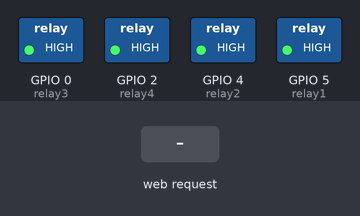
Recording of a sketch running on a simulated ESP8266 (NodeMCU). Parts: switched loads named in the sketch (green lamp = pin HIGH). The test bench sets the inputs (shaded band). WiFi joins after 1.5 s; servers stay silent unless stated; what the sketch prints to the serial monitor is not drawn.

Above: at 2.7 s.
2.8 s: HTTP request GET /5/on received
At 4.0 s:
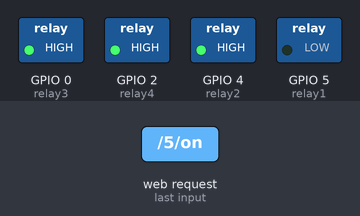
4.3 s: HTTP request GET /4/on received
At 5.3 s:
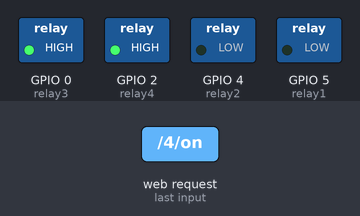
5.8 s: HTTP request GET /5/off received
At 6.4 s:
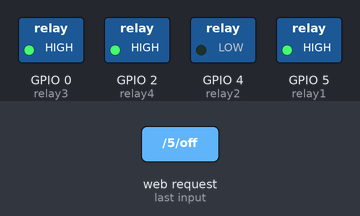
7.3 s: HTTP request GET /0/on received
At 8.5 s:
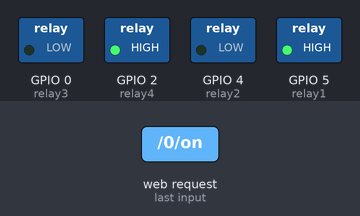
8.8 s: HTTP request GET /4/off received
At 9.9 s:
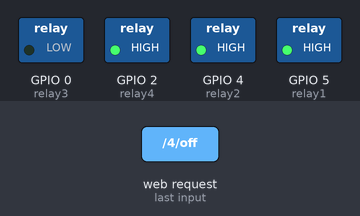
10.3 s: HTTP request GET /2/on received
At 11.0 s:
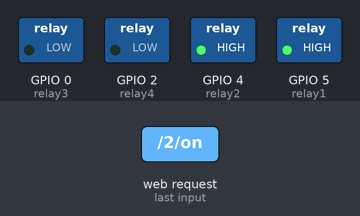
Timing chart, 0 to 12.8 s (numbered marks = the images above; inputs shaded):
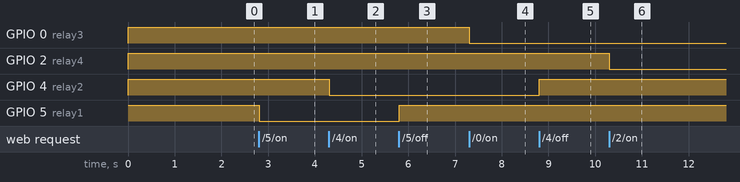

Measured:
- after the input at 2.8 s, GPIO 5 (relay1): HIGH → LOW at once
- after the input at 4.3 s, GPIO 4 (relay2): HIGH → LOW at once
- after the input at 5.8 s, GPIO 5 (relay1): LOW → HIGH at once
- after the input at 7.3 s, GPIO 0 (relay3): HIGH → LOW at once
- after the input at 8.8 s, GPIO 4 (relay2): LOW → HIGH at once
- after the input at 10.3 s, GPIO 2 (relay4): HIGH → LOW at once

The sketch:

WebServer1Backup.ino
```cpp
//Thư viện ESP
#include <ESP8266WiFi.h>


const char* ssid = "AoiRey"; //Tên mạng Wifi đang kết nối
const char* password = "kiochinsu"; //Pass mạng Wifi


// Cổng server là 80
WiFiServer server(80);

//Biến lưu trữ mà HTTP yêu cầu
String header;

//Tạo các biến phụ để lưu trữ trạng thái hiện tại
String relay1State = "off";
String relay2State = "off";
String relay3State = "off";
String relay4State = "off";

// Gán biến đầu ra cho chân tín hiệu GPIO
const int relay1 = 5; // GPIO5 gán cho chân D1 ứng với đèn IN1
const int relay2 = 4; // GPIO4 gán cho chân D2 ứng với đèn IN2
const int relay3 = 0; // GPIO0 gán cho chân D3 ứng với đèn IN3
const int relay4 = 2; // GPIO2 gán cho chân D4 ứng với đèn IN4

void setup() {
  Serial.begin(115200);
  //Khởi động một cổng Serial với baudrate 115200
  //Khởi tạo biến đầu ra
  pinMode(relay1, OUTPUT);
  pinMode(relay2, OUTPUT);
  pinMode(relay3, OUTPUT);
  pinMode(relay4, OUTPUT);
  // Kích trạng thái. Nếu đầu ra là CAO. thì relay sẽ ở trạng thái THẤP
  digitalWrite(relay1, HIGH);
  digitalWrite(relay2, HIGH);
  digitalWrite(relay3, HIGH);
  digitalWrite(relay4, HIGH);

  // Kết nối wifi
  //Lấy tài khoản và pass của wifi đẻ kết nối vào
  WiFi.begin(ssid, password);
  Serial.print("Ket noi den mang: ");
  Serial.println(ssid);

  while (WiFi.status() != WL_CONNECTED) { //Trường hợp trạng thái kết nối sai
    delay(500);//Mỗi 500ms thì in 1 dấu (.)
    Serial.print("."); //Nếu không thể kết nối wifi sẽ in ra dấu (.)
  }
    // Trường hợp kết nối wifi thành công. In ra địa chỉ IP Local và bắt đầu kết nối
  Serial.println("");
  Serial.println("Ket noi thanh cong !");

  server.begin();
  Serial.println ("Bat dau Server");
  Serial.println("Dia chi IP: ");
  Serial.println(WiFi.localIP());
}

void loop() {

  WiFiClient client = server.available();   // Lắng nghe yêu cầu từ phía Client

 //Check xem có Client nào kết nối với Server của mình không ?
  if (client) {                             //Nếu 1 client mới kết nối đến
    Serial.println("Xin Chao Client.");     //Gửi lời chào đến Client
    String currentLine = "";                //Tạo một chuỗi để giữ dữ liệu gửi đến từ máy khách
    while (client.connected()) {            //Tạo vòng lặp while Client được kết nối
      if (client.available()) {             //Khi Client có thể kết nối
        char c = client.read();
        Serial.write(c);                     // in ra số seri của màn hình
        header += c;
        if (c == '\n') {                    // Ngược lại byte là giá trị mới

         // Trường hợp Client muốn kết thúc yêu cầu HTTP
          if (currentLine.length() == 0) {

            client.println("HTTP/1.1 200 OK");  // Tiêu đề HTTP luôn bắt đầu bằng mã phản hồi (vd: HTTP/1.1 200 OK)
            client.println("Kieu noi dung:text/html");
            client.println("Trang thai ket noi: DONG");
            client.println();

            // Bật tắt chân tín hiệu GPIO
            if (header.indexOf("GET /5/on") >= 0)
            {
              Serial.println("Den IN1 BAT");
              relay1State = "on";
              digitalWrite(relay1, LOW);
            }
            else if (header.indexOf("GET /5/off") >= 0)
            {
              Serial.println("Den IN1 TAT");
              relay1State = "off";
              digitalWrite(relay1, HIGH);
            }
            else if (header.indexOf("GET /4/on") >= 0) {
              Serial.println("Den IN2 BAT");
              relay2State = "on";
              digitalWrite(relay2, LOW);
            }
            else if (header.indexOf("GET /4/off") >= 0) {
              Serial.println("Den IN1 TAT");
              relay2State = "off";
              digitalWrite(relay2, HIGH);
            }
            else if (header.indexOf("GET /0/on") >= 0)
            {
              Serial.println("Den IN3 BAT");
              relay3State = "on";
              digitalWrite(relay3, LOW);
            }
            else if (header.indexOf("GET /0/off") >= 0)
            {
              Serial.println("Den IN3 TAT");
              relay3State = "off";
              digitalWrite(relay3, HIGH);
            }
            else if (header.indexOf("GET /2/on") >= 0) {
              Serial.println("Den IN4 BAT");
              relay4State = "on";
              digitalWrite(relay4, LOW);
            }
            else if (header.indexOf("GET /2/off") >= 0) {
              Serial.println("Den IN4 TAT");
              relay4State = "off";
              digitalWrite(relay4, HIGH);
            }

            // Tao cho server 1 trang web
            client.println("<!DOCTYPE html><html>");
            client.println("<head><meta name=\"viewport\" content=\"width=device-width, initial-scale=1\">");
            client.println("<link rel=\"icon\" href=\"data:,\">");
            // Sử dụng CSS để tạo nút ON/OFF
            client.println("<style>html { font-family: Helvetica; display: inline-block; margin: 0px auto; text-align: center;}");
            client.println(".button { background-color: #195B6A; border: none; color: white; padding: 12px 24px;");
            client.println("text-decoration: none; font-size: 20px; margin: 2px; cursor: pointer;}");
            client.println(".button2 {background-color: #77878A;}</style></head>");

            // Tiêu đề trang
            client.println("<body><h1>DIEU KHIEN WEB SERVER</h1>");

            //  Hiển thị trạng thái hiện tại và các nút ON/OFF cho chân tín hiệu GPIO 5
            client.println("<p>Den 1 - Trang thai: " + relay1State + "</p>");
            // Khi relay1State ở trạng thái OFF, trên màn hình sẽ hiển thị ON
            if (relay1State == "off") {
              client.println("<p><a href=\"/5/on\"><button class=\"button\">ON</button></a></p>");
            } else {
              client.println("<p><a href=\"/5/off\"><button class=\"button button2\">OFF</button></a></p>");
            }

            // //  Hiển thị trạng thái hiện tại và các nút ON/OFF cho chân tín hiệu GPIO 4
            client.println("<p>Den 2 - Trang thai: " + relay2State + "</p>");
            // Khi relay2State ở trạng thái OFF, trên màn hình sẽ hiển thị ON
            if (relay2State == "off") {
              client.println("<p><a href=\"/4/on\"><button class=\"button\">ON</button></a></p>");
            } else {
              client.println("<p><a href=\"/4/off\"><button class=\"button button2\">OFF</button></a></p>");
            }

            // //  Hiển thị trạng thái hiện tại và các nút ON/OFF cho chân tín hiệu GPIO 0
            client.println("<p>Den 3 - Trang thai: " + relay3State + "</p>");
            // Khi relay3State ở trạng thái OFF, trên màn hình sẽ hiển thị ON
            if (relay3State == "off") {
              client.println("<p><a href=\"/0/on\"><button class=\"button\">ON</button></a></p>");
            } else {
              client.println("<p><a href=\"/0/off\"><button class=\"button button2\">OFF</button></a></p>");
            }

            // //  Hiển thị trạng thái hiện tại và các nút ON/OFF cho chân tín hiệu GPIO 2
            client.println("<p>Den 4 - Trang thai: " + relay4State + "</p>");
            // Khi relay4State ở trạng thái OFF, trên màn hình sẽ hiển thị ON
            if (relay4State == "off") {
              client.println("<p><a href=\"/2/on\"><button class=\"button\">ON</button></a></p>");
            } else {
              client.println("<p><a href=\"/2/off\"><button class=\"button button2\">OFF</button></a></p>");
            }

            client.println("</body></html>");


            client.println();

            break;
          } else {
            currentLine = "";
          }
        } else if (c != '\r') {
          currentLine += c;
        }
      }
    }
    // Xóa giá tri ban đầu
    header = "";
    // Đóng kết nối
    client.stop();
    Serial.println("Ket thuc ket noi voi Client !");
    Serial.println("");
  }
}
```
